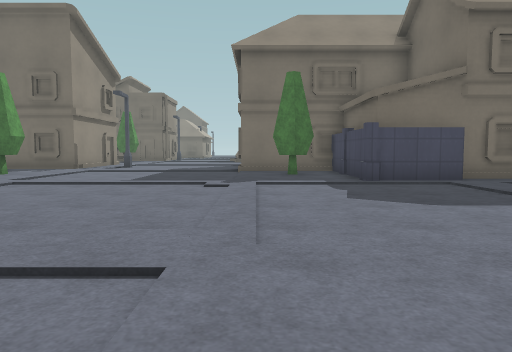
View 1 (above)

24 first-person views from a walk through a level from a Godot 3-D game. The camera is 1.3 m above the floor, tilts 4° down and sees 70° across. The floor is counted in squares, 2 m on a side. Each view is taken from the middle of a square. On the plan, view 1 faces up. The plan holds only what a view shows up to about 11 squares ahead; the rest is blank. The place goes on beyond the plan. Surface patterns are stand-ins for the level's own textures.

View 2
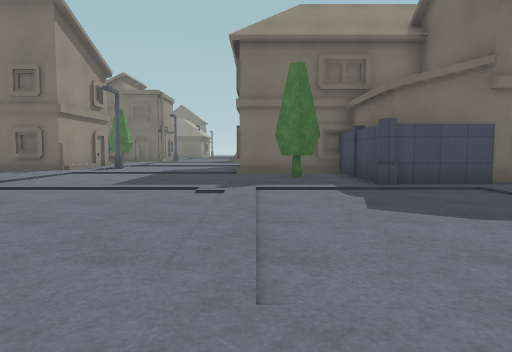

View 3
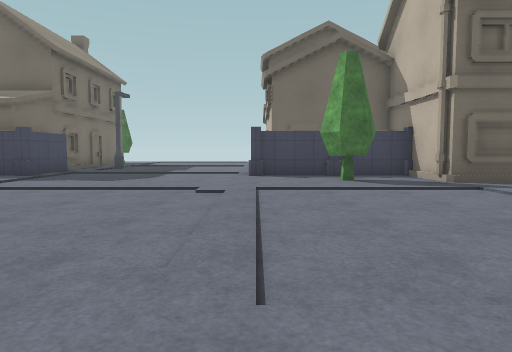

View 4
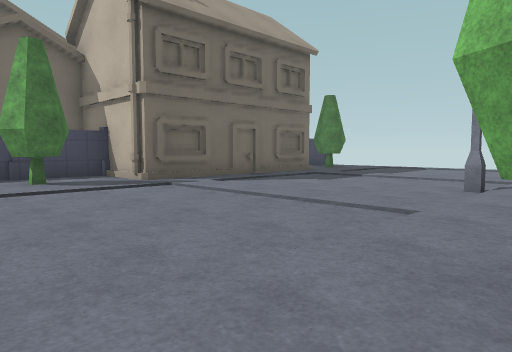

View 5
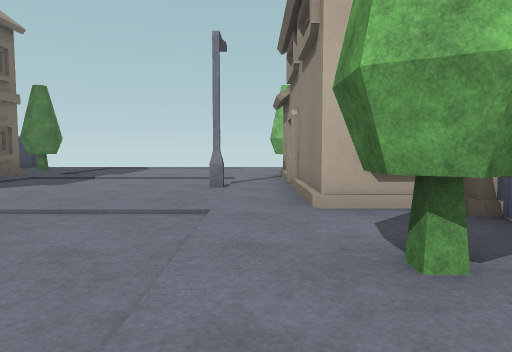

View 6
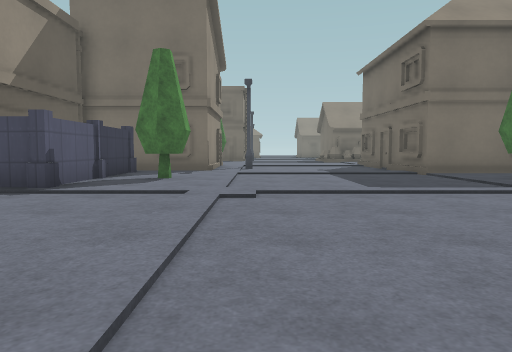

View 7
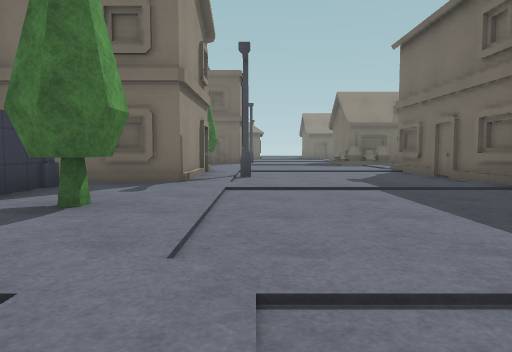

View 8
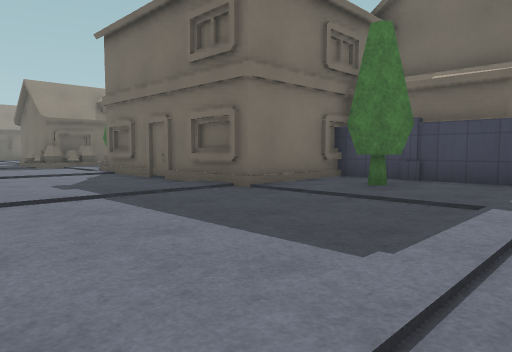

View 9
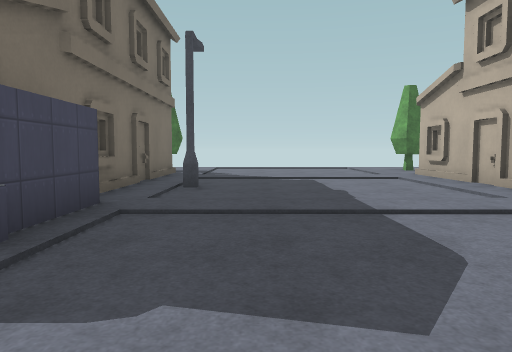

View 10
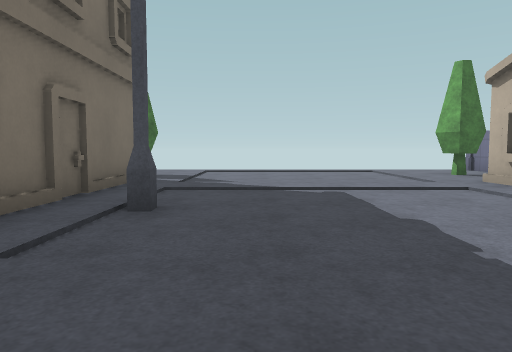

View 11
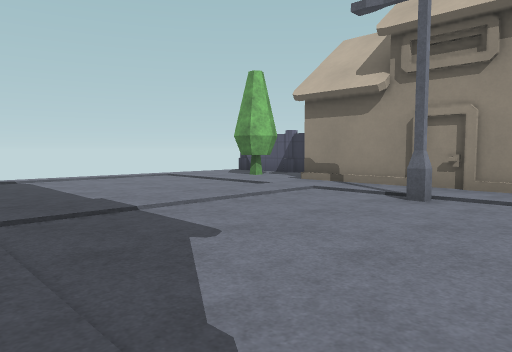

View 12
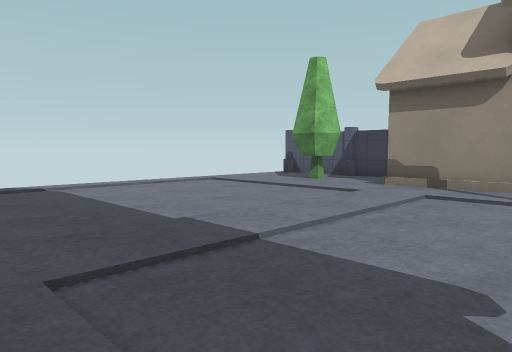

View 13
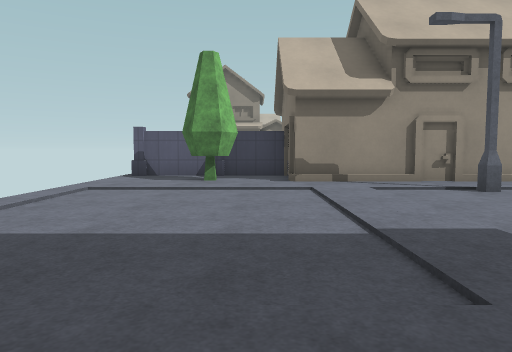

View 14
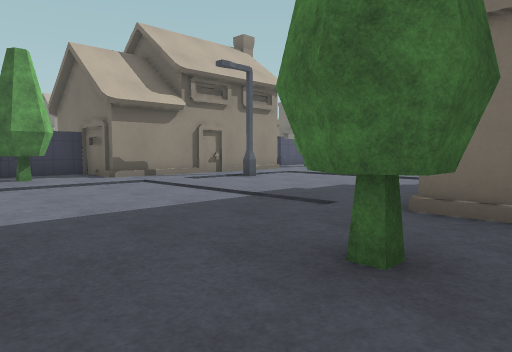

View 15
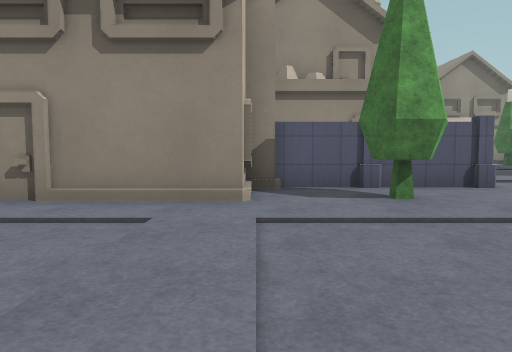

View 16
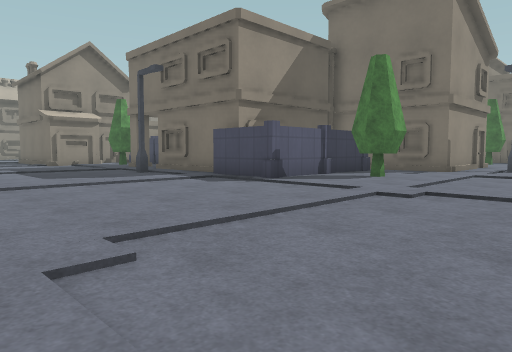

View 17
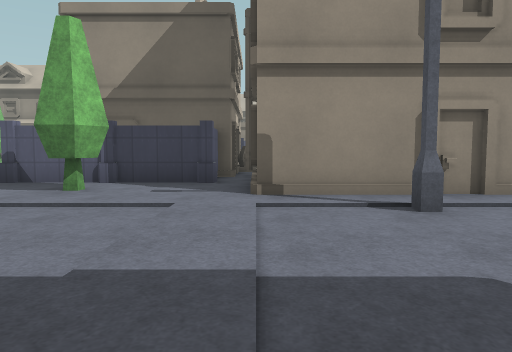

View 18
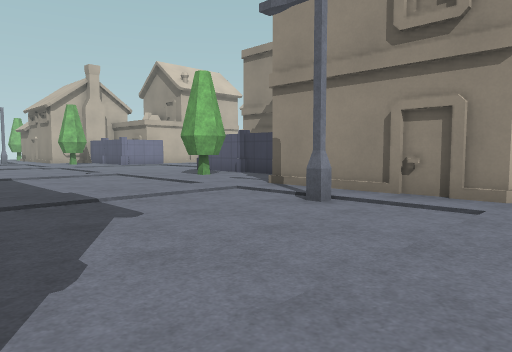

View 19
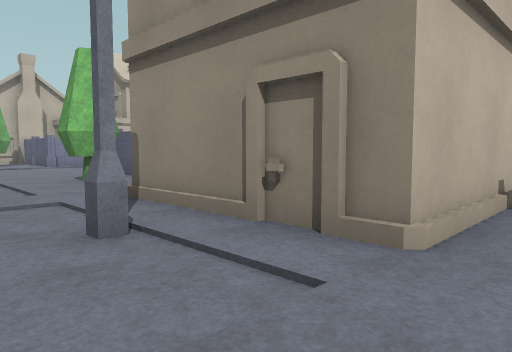

View 20
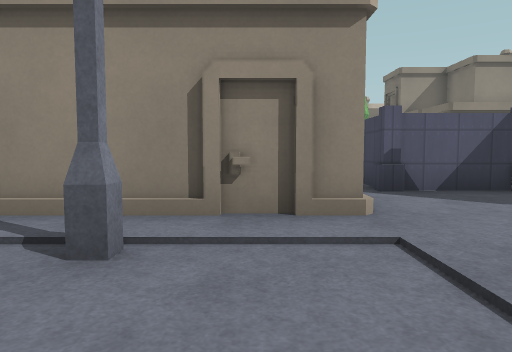

View 21
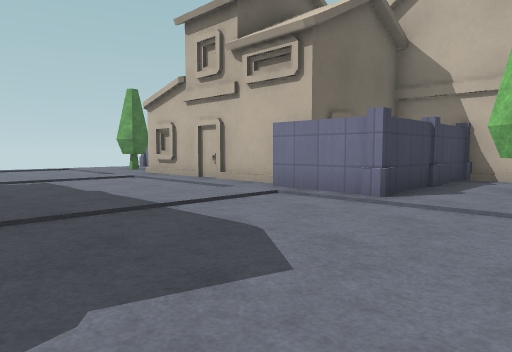

View 22
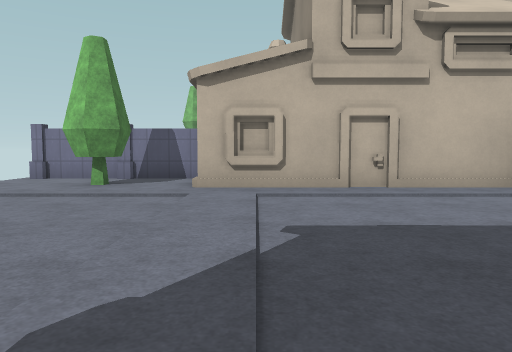

View 23
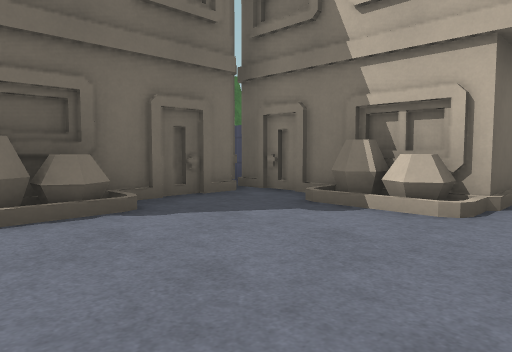

View 24
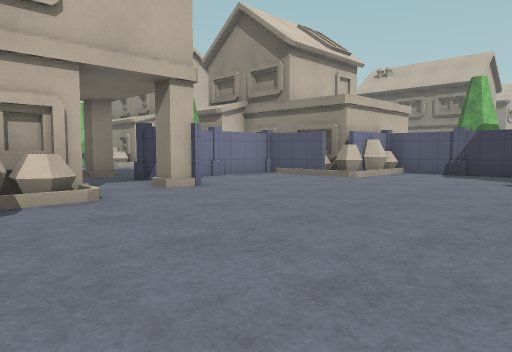

### Floor plan
Key: @ floor where view 1 was taken; # wall or solid block; . floor; B building; T tree; O other object.
Columns run from 22 left of view 1 to 11 right of it. Each row starts with its distance up from view 1.
 18        .... ###.......B
 17   ......... BBBB......B
 16 #..........BB   ......B
 15 #...........B   .#....B
 14 #...........B   ......B
 13 B#B......B..BBBB......B
 12  B#...#.BBBB##........BBB#
 11  B#...#.B   B##..........B
 10   #####.B   B##T.......T.#
  9     O B.    B##..........B  B    B
  8           ..###..........##.......
  7         .#...................#....
  6        ...........................
  5        ...........................
  4        ...........................
  3            .......................
  2              #...........##.......
  1              # ..........#B    BB.
  0             B##T......@T.#B      .
 -1             B# ..........#B     ##
 -2           BB #B........B##
 -3                B.......B
 -4                B.......
 -5                B.#.....
 -6                B.......
 -7                B.......B
 -8              #BB.......B
 -9              # ..........
-10              ##T.......T.
-11              ##..........
-12              ##..........

Positions as (right, up) in squares from view 1, and headings:
1: (0, 0), facing up
2: (0, 1), facing up
3: (-7, 2), facing right
4: (-7, 2), facing down-right
5: (-6, 2), facing down
6: (-5, 2), facing up
7: (-5, 6), facing up
8: (-5, 7), facing up-right
9: (0, 6), facing right
10: (3, 6), facing right
11: (0, -3), facing down-left
12: (0, -5), facing down-left
13: (1, -9), facing left
14: (2, -12), facing up-left
15: (-2, -2), facing left
16: (-3, 2), facing up-left
17: (-1, 13), facing left
18: (-1, 18), facing down-left
19: (-4, 18), facing down-left
20: (-3, 16), facing left
21: (0, 7), facing down-right
22: (9, 8), facing down
23: (-15, 17), facing down-right
24: (-12, 18), facing down-left
